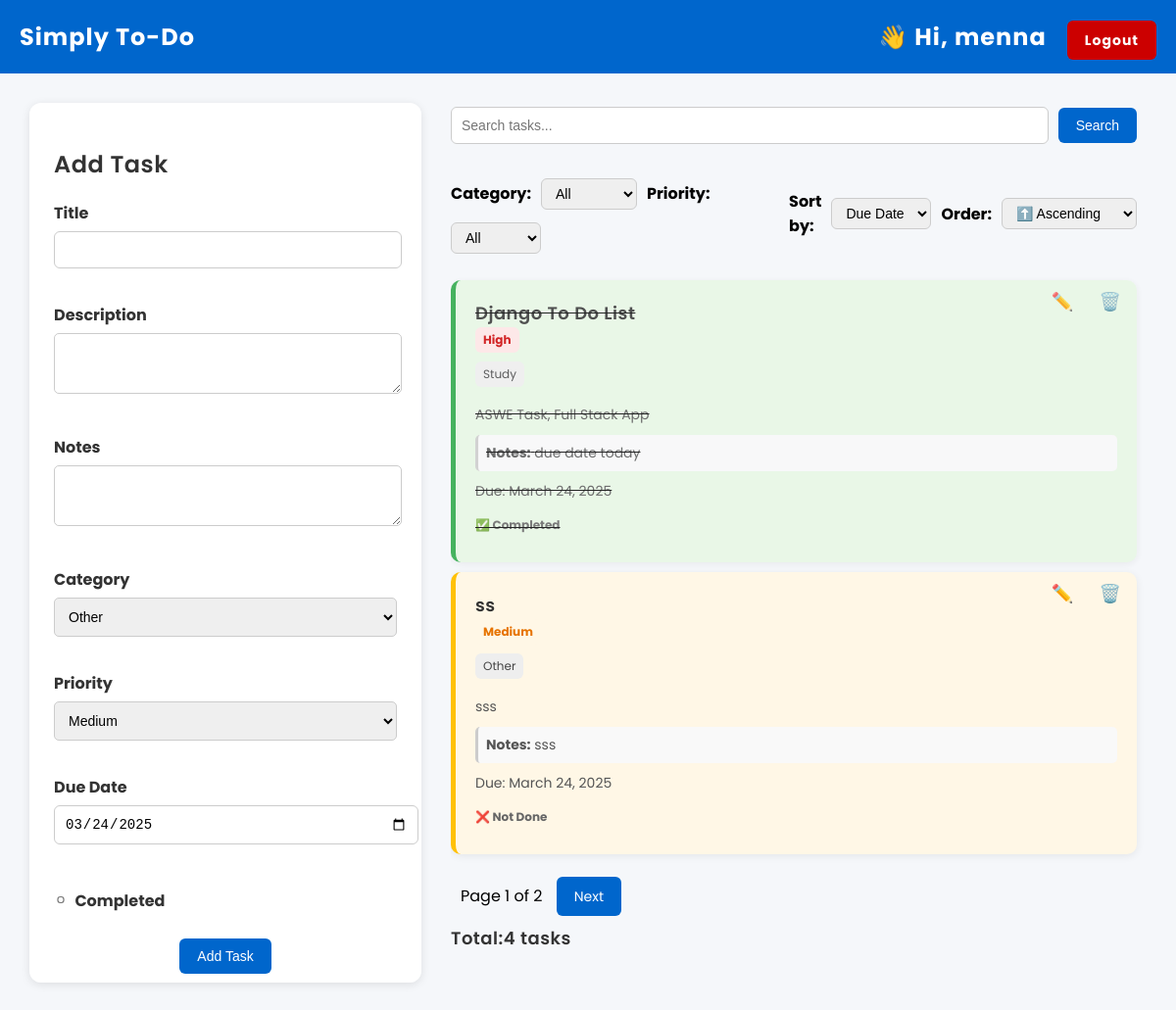
Page /tasks/ (signed in) on the earlier database version.
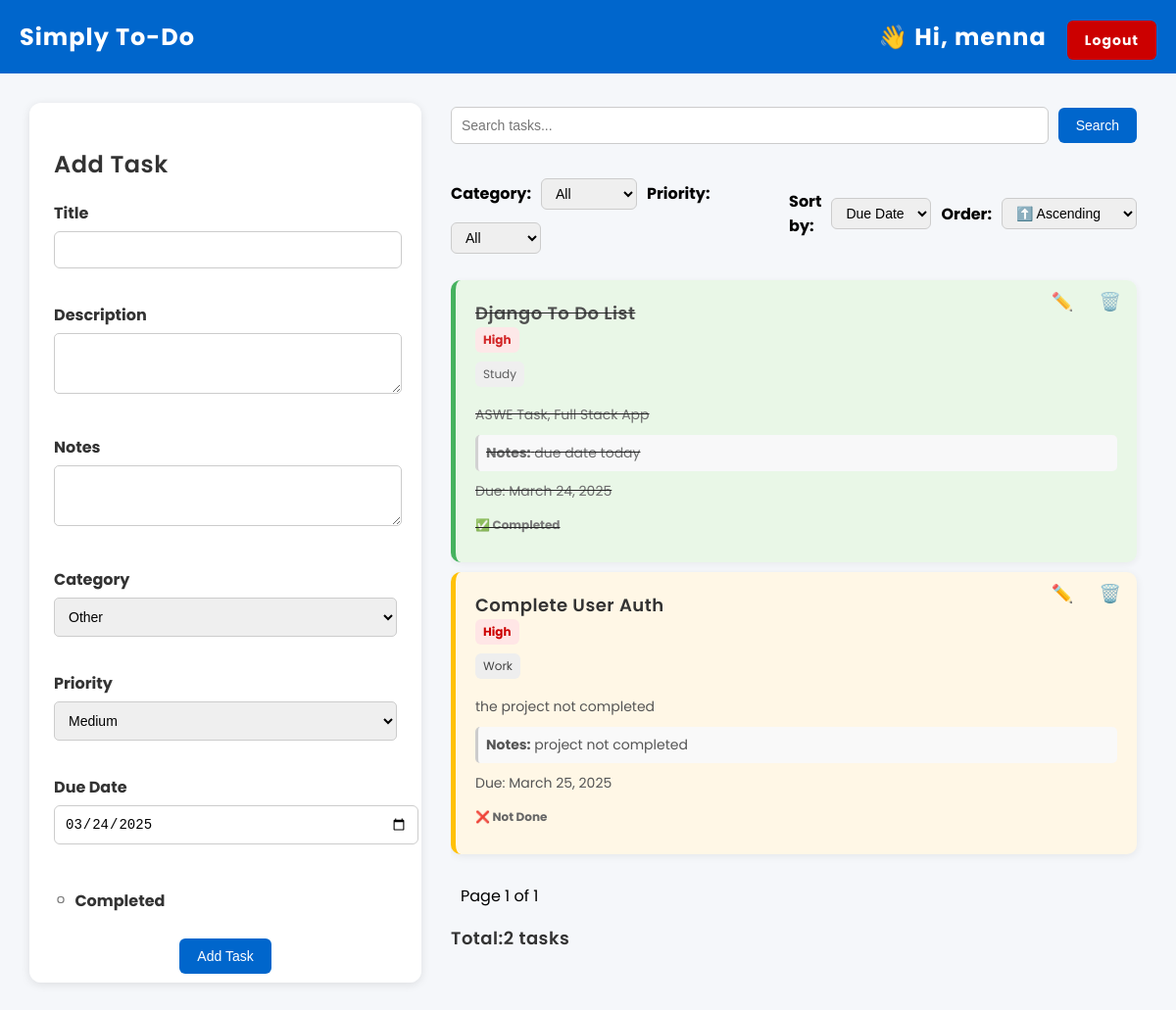
Same page on the later database version.
### tasks/models.py (models this page shows, shortened)
class Task(models.Model):
    title = models.CharField(max_length=100)
    description = models.TextField()
    completed = models.BooleanField(default=False)
    CATEGORY_CHOICES = [
        ('Work', 'Work'),
        ('Study', 'Study'),
        ('Personal', 'Personal'),
        ('Other', 'Other'),
    ]
    category = models.CharField(max_length=20, choices=CATEGORY_CHOICES, default='Other')
    due_date = models.DateField(default=timezone.now)
    PRIORITY_CHOICES = [
        ('High', 'High'),
        ('Medium', 'Medium'),
        ('Low', 'Low'),
    ]
    priority = models.CharField(max_length=10, choices=PRIORITY_CHOICES, default='Medium')
    notes = models.TextField(blank=True, null=True)
    user = models.ForeignKey(User, on_delete=models.CASCADE)

### tasks/views.py (the view, shortened to what this page needs)
# urls.py: path('', views.task_list, name='task_list'),
@login_required
def task_list(request):
    query = request.GET.get('q', '')
    sort_field = request.GET.get('field', 'due_date')
    sort_order = request.GET.get('order', 'asc')
    sort_prefix = '' if sort_order == 'asc' else '-'
    category_filter = request.GET.get('category', '')
    priority_filter = request.GET.get('priority', '')
    now = timezone.now().date()
    near_date = now + timedelta(days=2)
    tasks = Task.objects.filter(user=request.user)
    if query:
        tasks = tasks.filter(
            Q(title__icontains=query) |
            Q(description__icontains=query) |
            Q(category__icontains=query)
        )
    tasks = tasks.order_by(f'{sort_prefix}{sort_field}')
    if category_filter:
        tasks = tasks.filter(category__iexact=category_filter)
    if priority_filter:
        tasks = tasks.filter(priority__iexact=priority_filter)
    paginator = Paginator(tasks, 2)
    page_number = request.GET.get('page')
    category_filter = request.GET.get('category', '')
    priority_filter = request.GET.get('priority', '')
    page_obj = paginator.get_page(page_number)
    task_count = tasks.count()
    form = TaskForm()
    return render(request, 'task_list.html', {
        'form': form,
        'page_obj': page_obj,
        'query': query,
        'sort_field': sort_field,
        'sort_order': sort_order,
        'task_count': task_count,
        'category_filter': category_filter,
        'priority_filter': priority_filter,
        'now': now,
        'near_date': near_date,
    })

### tasks/forms.py
class TaskForm(forms.ModelForm):
    class Meta:
        model = Task
        fields = ['title', 'description', 'completed', 'category', 'due_date', 'priority', 'notes']
        widgets = {
            'due_date': forms.DateInput(attrs={'type': 'date'})
        }

### tasks/templates/task_list.html (shortened to what this page needs)
{% load static %}
<!DOCTYPE html>
<html lang="en">
  <head>
    <link rel="stylesheet" href="{% static 'tasks/styles.css' %}" />
  </head>
  <body>
    <header>Simply To-Do
        <span>
            {% if user.is_authenticated %}
              <span style="margin-right: 15px;">👋 Hi, {{ user.username }}</span>
              <a href="{% url 'login' %}" class="btn" style="background-color: #cc0000;">Logout</a>
            {% else %}
              <a href="{% url 'login' %}" class="btn" style="margin-right: 10px;">Login</a>
              <a href="{% url 'register' %}" class="btn">Register</a>
            {% endif %}
        </span>
    </header>
    <div class="main-content">
      <div class="task-form-box">
        <h2>Add Task</h2>
        <form method="post" class="task-form">
          <div class="form-group">
            <label for="id_title">Title</label>
            {{ form.title }}
          </div>
          <div class="form-group">
            <label for="id_description">Description</label>
            {{ form.description }}
          </div>
          <div class="form-group">
            <label for="id_notes">Notes</label>
            {{ form.notes }}
          </div>
          <div class="form-group">
            <label for="id_category">Category</label>
            {{ form.category }}
          </div>
          <div class="form-group">
            <label for="id_priority">Priority</label>
            {{ form.priority }}
          </div>
          <div class="form-group">
            <label for="id_due_date">Due Date</label>
            {{ form.due_date }}
          </div>
          <div class="form-group checkbox-group">
            <label> {{ form.completed }} Completed </label>
          </div>
          <div style="text-align: center; margin-top: 20px">
            <button type="submit" class="btn">Add Task</button>
          </div>
        </form>
      </div>
      <div class="task-list">
        <form method="get" action="." class="task-search-form" style="margin-bottom: 20px;">
            <input type="text" name="q" placeholder="Search tasks..." value="{{ query }}" />
            <button type="submit" class="btn">Search</button>
          </form>
          <div class="filter-cont">
            <form method="get" class="filter-form" style="display: flex; gap: 10px; align-items: center; flex-wrap: wrap; margin-bottom: 15px;">
                <label for="category"><strong>Category:</strong></label>
                <select name="category" id="category" onchange="this.form.submit()">
                    <option value="">All</option>
                </select>
                <label for="priority"><strong>Priority:</strong></label>
                <select name="priority" id="priority" onchange="this.form.submit()">
                    <option value="">All</option>
                </select>
                </form>
            <form method="get" class="sort-form" style="display: flex; gap: 10px; align-items: center; margin-bottom: 20px;">
                <label for="field"><strong>Sort by:</strong></label>
                <select name="field" id="field" onchange="this.form.submit()">
                  <option value="due_date" {% if sort_field == 'due_date' %}selected{% endif %}>Due Date</option>
                </select>
                <label for="order"><strong>Order:</strong></label>
                <select name="order" id="order" onchange="this.form.submit()">
                  <option value="asc" {% if sort_order == 'asc' %}selected{% endif %}>⬆️ Ascending</option>
                </select>
              </form>
          </div>
        {% for task in page_obj %}
        <div class="task-card
        {% if task.completed %}completed
        {% elif task.due_date and task.due_date < now %} late
        {% elif task.due_date and task.due_date <= near_date %} upcoming
        {% endif %}">
          <div class="task-actions">
            <button
            class="btn-edit"
            onclick="openEditModal(
                {{ task.id }},
                '{{ task.title|escapejs }}',
                '{{ task.description|escapejs }}',
                {{ task.completed|yesno:'true,false' }},
                '{{ task.category|escapejs }}',
                '{{ task.due_date|date:"Y-m-d" }}',
                '{{ task.priority|escapejs }}',
                '{{ task.notes|default_if_none:""|escapejs }}'
            )"
            >
            ✏️
            </button>
            <button
              class="btn-delete"
              onclick="openDeleteModal({{ task.id }}, '{{ task.title }}')"
            >
              🗑️
            </button>
          </div>
          <h3>
            <a href="#" onclick="openDetailModal({{ task.id }})" style="text-decoration: none; color: inherit;">
              {{ task.title }}
            </a>
          </h3>
          <span class="priority-tag {{ task.priority|lower }}"
            >{{ task.priority }}</span
          ><br />
          <span class="category-tag">{{ task.category }}</span>
          <p>{{ task.description }}</p>
          {% if task.notes %}
          <p class="task-notes"><strong>Notes:</strong> {{ task.notes }}</p>
          {% endif %}
          <p class="due-date">Due: {{ task.due_date }}</p>
          <span class="status">
            {% if task.completed %}✅ Completed{% else %}❌ Not Done{% endif %}
          </span>
        </div>
        {% empty %}
        <p>No tasks found.</p>
        {% endfor %}
        <div class="pagination" style="margin-top: 20px;">
            <span style="margin: 0 10px;">Page {{ page_obj.number }} of {{ page_obj.paginator.num_pages }}</span>
            {% if page_obj.has_next %}
              <a href="?q={{ query }}&page={{ page_obj.next_page_number }}" class="btn">Next</a>
            {% endif %}
          </div>
        <div class="task-summary" style="margin-bottom: 15px;">
            <h3>Total:{{ task_count }} task{{ task_count|pluralize }}</h3>
        </div>
      </div>
    </div>
  </body>
</html>

### tasks/static/tasks/styles.css (style rules this page uses)
body { margin: 0; font-family: 'Segoe UI', Tahoma, Geneva, Verdana, sans-serif; background-color: #f5f7fa; }
header { background-color: #0066cc; color: white; padding: 20px; text-align: center; font-size: 24px; font-weight: bold; letter-spacing: 1px; }
.main-content { display: flex; justify-content: space-between; padding: 30px; gap: 30px; flex-wrap: wrap; }
.task-form-box { flex: 1; min-width: 300px; background-color: #ffffff; padding: 25px; border-radius: 12px; box-shadow: 0 2px 10px rgba(0, 0, 0, 0.1); }
.task-form-box h2 { margin-bottom: 20px; color: #333; }
.task-form { background-color: #ffffff; }
.task-form label { display: block; font-weight: 600; margin-bottom: 6px; color: #333; }
.form-group { margin-bottom: 15px; }
.checkbox-group { display: flex; align-items: center; gap: 10px; font-weight: 600; color: #333; }
.task-form input[type="text"], .task-form textarea, .task-form select { width: 95%; padding: 10px; border-radius: 6px; border: 1px solid #ccc; font-size: 14px; margin-bottom: 10px; }
.task-form input[type="checkbox"] { transform: scale(1.2); accent-color: #0066cc; }
.btn { padding: 10px 20px; border: none; border-radius: 6px; background-color: #0066cc; color: white; cursor: pointer; transition: background-color 0.3s ease; font-size: 14px; }
.btn-delete { background-color: #e60026; }
.btn-edit { background-color: #ff9900; }
.task-list { flex: 2; display: grid; grid-template-columns: repeat(auto-fill, minmax(250px, 1fr)); gap: 20px; }
.task-card { background-color: #fff; padding: 20px; border-radius: 10px; box-shadow: 0 2px 8px rgba(0, 0, 0, 0.07); position: relative; }
.task-card.completed { background-color: #e8f7e4; border-left: 5px solid #28a745; opacity: 0.85; text-decoration: line-through; }
.task-card h3 { margin: 0; font-size: 18px; color: #333; }
.task-card p { margin: 10px 0; font-size: 14px; color: #555; }
.task-card .status { font-size: 12px; font-weight: bold; color: #666; }
.task-actions { position: absolute; top: 10px; right: 10px; }
.task-actions button { background: none; border: none; cursor: pointer; font-size: 18px; margin-left: 10px; }
.task-actions .btn-edit { color: #ff9900; }
.task-actions .btn-delete { color: #e60026; }
.category-tag { display: inline-block; background-color: #eee; color: #444; font-size: 12px; padding: 4px 8px; border-radius: 6px; margin-bottom: 8px; }
.due-date { font-size: 13px; color: #999; margin-top: 5px; }
.task-form input[type="date"] { width: 100%; padding: 10px; border-radius: 6px; border: 1px solid #ccc; font-size: 14px; margin-bottom: 10px; }
.priority-tag { display: inline-block; padding: 4px 8px; border-radius: 6px; font-size: 12px; font-weight: bold; margin-bottom: 8px; }
.priority-tag.high { background-color: #ffe6e6; color: #cc0000; }
.task-notes { background-color: #f9f9f9; padding: 8px; font-size: 13px; color: #444; border-left: 3px solid #ccc; margin-top: 10px; border-radius: 5px; }

Differences in the rows shown:
removed Task: title "ss", priority "Medium", category "Other", description "sss", notes "sss", due_date "March 24, 2025", completed "❌ Not Done"
added Task: title "Complete User Auth", priority "High", category "Work", description "the project not completed", notes "project not completed", due_date "March 25, 2025", completed "❌ Not Done"
Other differences:
{{ page_obj.paginator.num_pages }}: "2" → "1"
{{ task_count }}: "4" → "2"
text no longer shown: "Next"
